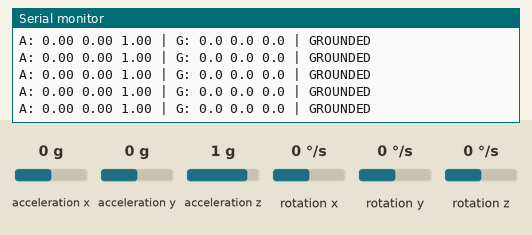
Recording of a sketch running on a simulated Arduino Uno, built with avr-gcc and run on an emulated ATmega328P. Shown: the last lines printed to the serial monitor. Wiring (inferred from the names in the program): MPU-6050 motion sensor at I2C address 0x68. Inputs (shaded band) come from the test bench; at power-on: acceleration z 1 g, acceleration x 0 g, acceleration y 0 g, rotation x 0 °/s, rotation y 0 °/s, rotation z 0 °/s.

Above: at 2.6 s.
2.7 s: acceleration z set to 0.6 g
At 3.05 s:
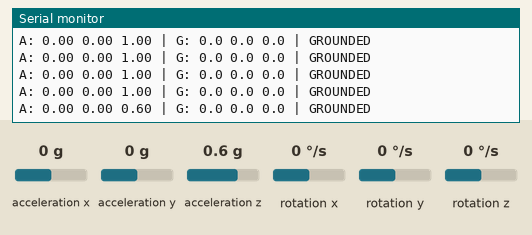
4.2 s: acceleration z set to 0.3 g
At 4.45 s:
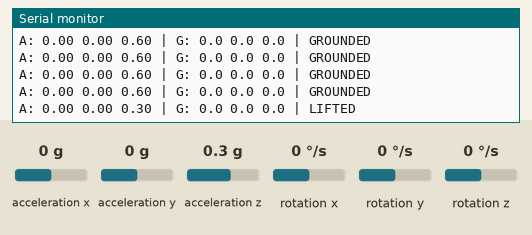

The sketch:

phase5_imu.ino
```cpp
/*
 * Phase 5 — MPU-6050 IMU Read
 *
 * Reads accelerometer and gyroscope over I2C.
 * No library needed — raw I2C register reads.
 *
 * Connections:
 * - MPU-6050 VCC → 3.3V
 * - MPU-6050 GND → GND
 * - MPU-6050 SDA → A4
 * - MPU-6050 SCL → A5
 * - MPU-6050 AD0 → GND  (I2C address = 0x68)
 */

#include <Wire.h>

// ============================================================================
// MPU-6050 REGISTERS
// ============================================================================
const uint8_t MPU_ADDR       = 0x68;
const uint8_t PWR_MGMT_1     = 0x6B;
const uint8_t ACCEL_XOUT_H   = 0x3B;
const uint8_t GYRO_XOUT_H    = 0x43;

// ============================================================================
// SCALE FACTORS (default ±2g, ±250°/s)
// ============================================================================
const float ACCEL_SCALE = 16384.0;  // LSB/g
const float GYRO_SCALE  = 131.0;   // LSB/(°/s)

// ============================================================================
// GYRO CALIBRATION OFFSETS
// ============================================================================
float gxOffset = 0, gyOffset = 0, gzOffset = 0;

// ============================================================================
// TIMING
// ============================================================================
unsigned long lastReportTime = 0;
const unsigned long REPORT_INTERVAL = 200;  // 5Hz report

// ============================================================================
// IMU READ
// ============================================================================
struct IMUData {
  float ax, ay, az;   // g
  float gx, gy, gz;   // deg/s
};

IMUData readIMU() {
  Wire.beginTransmission(MPU_ADDR);
  Wire.write(ACCEL_XOUT_H);
  Wire.endTransmission(false);
  Wire.requestFrom(MPU_ADDR, (uint8_t)14);

  IMUData d;
  d.ax = (int16_t)(Wire.read() << 8 | Wire.read()) / ACCEL_SCALE;
  d.ay = (int16_t)(Wire.read() << 8 | Wire.read()) / ACCEL_SCALE;
  d.az = (int16_t)(Wire.read() << 8 | Wire.read()) / ACCEL_SCALE;
  Wire.read(); Wire.read();  // temperature (skip)
  d.gx = (int16_t)(Wire.read() << 8 | Wire.read()) / GYRO_SCALE - gxOffset;
  d.gy = (int16_t)(Wire.read() << 8 | Wire.read()) / GYRO_SCALE - gyOffset;
  d.gz = (int16_t)(Wire.read() << 8 | Wire.read()) / GYRO_SCALE - gzOffset;
  return d;
}

// ============================================================================
// GYRO CALIBRATION
// ============================================================================
void calibrateGyro() {
  Serial.println(F("Calibrating gyro — keep robot still..."));
  const int SAMPLES = 200;
  float sx = 0, sy = 0, sz = 0;
  for (int i = 0; i < SAMPLES; i++) {
    delay(5);
    IMUData d = readIMU();
    sx += d.gx;
    sy += d.gy;
    sz += d.gz;
  }
  gxOffset = sx / SAMPLES;
  gyOffset = sy / SAMPLES;
  gzOffset = sz / SAMPLES;
  Serial.print(F("Gyro offsets (deg/s): "));
  Serial.print(gxOffset, 2); Serial.print(F("  "));
  Serial.print(gyOffset, 2); Serial.print(F("  "));
  Serial.println(gzOffset, 2);
}

// ============================================================================
// LIFTED DETECTION
// ============================================================================
const float LIFTED_ACCEL_THRESHOLD = 0.5;   // g   — catches free-fall / inversion; raise if false-triggers on hard floor impacts
const float LIFTED_GYRO_THRESHOLD  = 25.0;  // °/s — roll/pitch only (gz excluded: turning on flat ground is pure yaw and must not trigger LIFTED)

bool isLifted(IMUData &d) {
  float totalAccel   = sqrt(d.ax * d.ax + d.ay * d.ay + d.az * d.az);
  float rollPitchMag = sqrt(d.gx * d.gx + d.gy * d.gy);  // gz intentionally excluded
  return totalAccel < LIFTED_ACCEL_THRESHOLD || rollPitchMag > LIFTED_GYRO_THRESHOLD;
}

// ============================================================================
// SETUP
// ============================================================================
void setup() {
  Serial.begin(115200);
  while (!Serial) { ; }

  Serial.println(F("\n====================================="));
  Serial.println(F("Phase 5 — MPU-6050 IMU Read"));
  Serial.println(F("=====================================\n"));

  Wire.begin();

  // Wake up MPU-6050
  Wire.beginTransmission(MPU_ADDR);
  Wire.write(PWR_MGMT_1);
  Wire.write(0x00);  // clear sleep bit
  Wire.endTransmission();

  delay(100);

  // Verify device is responding
  Wire.beginTransmission(MPU_ADDR);
  uint8_t error = Wire.endTransmission();
  if (error != 0) {
    Serial.println(F("ERROR: MPU-6050 not found on I2C bus!"));
    Serial.println(F("Check wiring and AD0 → GND"));
    while (true) { ; }
  }

  Serial.println(F("MPU-6050 found."));
  calibrateGyro();
  Serial.println(F("Format: ax ay az (g) | gx gy gz (deg/s) | state"));
  Serial.println();

  lastReportTime = millis();
}

// ============================================================================
// LOOP
// ============================================================================
void loop() {
  unsigned long now = millis();
  if (now - lastReportTime < REPORT_INTERVAL) return;
  lastReportTime = now;

  IMUData d = readIMU();

  Serial.print(F("A: "));
  Serial.print(d.ax, 2); Serial.print(F(" "));
  Serial.print(d.ay, 2); Serial.print(F(" "));
  Serial.print(d.az, 2);
  Serial.print(F(" | G: "));
  Serial.print(d.gx, 1); Serial.print(F(" "));
  Serial.print(d.gy, 1); Serial.print(F(" "));
  Serial.print(d.gz, 1);
  Serial.print(F(" | "));
  Serial.println(isLifted(d) ? F("LIFTED") : F("GROUNDED"));
}
```

Measured:
- the behaviour switches between 0.5 and 0.4 g on acceleration z (found by bisection; images 1 and 2)
- after the input at 2.7 s, the serial monitor: prints a new line after 0.19 s (image 1)
- after the input at 4.2 s, the serial monitor: prints a new line after 0.09 s (image 2)
